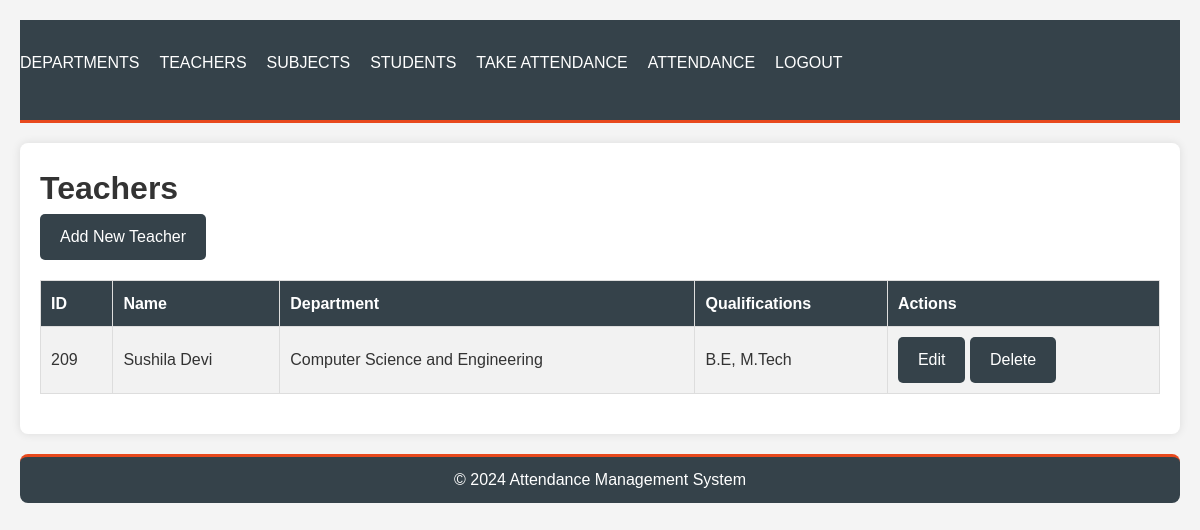
/teachers/ (signed in), run on the app's committed database.
### attendance/models.py (models this page shows, shortened)
class Teacher(models.Model):
    t_id = models.CharField(max_length=10, unique=True)
    name = models.CharField(max_length=100)
    department = models.ForeignKey(Department, on_delete=models.CASCADE)
    qualifications = models.TextField()

class Department(models.Model):
    dept_unique_id = models.CharField(max_length=10, unique=True)
    name = models.CharField(max_length=100)
    total_teachers = models.IntegerField(default=0)
    subjects = models.ManyToManyField('Subject', related_name='departments')

### attendance/views.py (the view)
# urls.py: path('teachers/', views.teacher_list, name='teacher_list'),
@login_required
def teacher_list(request):
    teachers = Teacher.objects.all()
    return render(request, 'attendance/teacher_list.html', {'teachers': teachers})

### attendance/templatetags/custom_tags.py (called while the page is built)
@register.filter
def is_teacher(user):
    return user.groups.filter(name='Teachers').exists()

### attendance/templates/attendance/teacher_list.html
{% extends 'attendance/base.html' %}
{% load custom_tags %}
{% block content %}
<h1>Teachers</h1>
{% if user|is_teacher %}
    <a href="{% url 'add_teacher' %}" class="btn btn-success">Add New Teacher</a>
{% endif %}
<table>
    <tr>
        <th>ID</th>
        <th>Name</th>
        <th>Department</th>
        <th>Qualifications</th>
        {% if user|is_teacher %}
            <th>Actions</th>
        {% endif %}
    </tr>
    {% for teacher in teachers %}
    <tr>
        <td>{{ teacher.t_id }}</td>
        <td>{{ teacher.name }}</td>
        <td>{{ teacher.department.name }}</td>
        <td>{{ teacher.qualifications }}</td>
        {% if user|is_teacher %}
            <td>
                <a href="{% url 'edit_teacher' teacher.id %}" class="btn btn-primary">Edit</a>
                <a href="{% url 'delete_teacher' teacher.id %}" class="btn btn-primary">Delete</a>
            </td>
        {% endif %}
    </tr>
    {% endfor %}
</table>
{% endblock %}

### attendance/static/attendance/css/styles.css (style rules this page uses)
body, h1, h2, h3, p, ul, ol, li { margin: 0; padding: 0; box-sizing: border-box; }
body { font-family: Arial, sans-serif; line-height: 1.6; background-color: #f4f4f4; color: #333; padding: 20px; }
table { width: 100%; border-collapse: collapse; margin: 20px 0; }
table, th, td { border: 1px solid #dddddd; }
th, td { padding: 10px; text-align: left; }
th { background-color: #35424a; color: white; }
tr:nth-child(even) { background-color: #f2f2f2; }
button, .btn { display: inline-block; padding: 10px 20px; font-size: 16px; text-decoration: none; color: #ffffff; background-color: #35424a; border: none; border-radius: 5px; cursor: pointer; }

### data on the page
Teacher: t_id "209", name "Sushila Devi", department.name "Computer Science and Engineering", qualifications "B.E, M.Tech"
